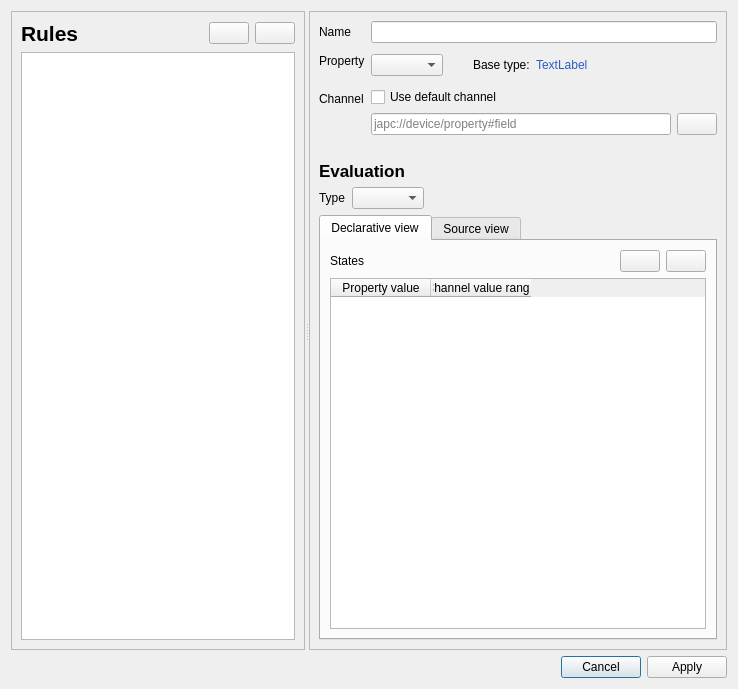
<?xml version="1.0" encoding="UTF-8"?>
<ui version="4.0">
 <class>Dialog</class>
 <widget class="QDialog" name="Dialog">
  <property name="windowModality">
   <enum>Qt::ApplicationModal</enum>
  </property>
  <property name="geometry">
   <rect>
    <x>0</x>
    <y>0</y>
    <width>738</width>
    <height>689</height>
   </rect>
  </property>
  <property name="windowTitle">
   <string>Rules Editor</string>
  </property>
  <property name="modal">
   <bool>true</bool>
  </property>
  <layout class="QVBoxLayout" name="verticalLayout">
   <item>
    <widget class="QSplitter" name="splitter">
     <property name="orientation">
      <enum>Qt::Horizontal</enum>
     </property>
     <property name="childrenCollapsible">
      <bool>false</bool>
     </property>
     <widget class="QFrame" name="frame">
      <property name="frameShape">
       <enum>QFrame::StyledPanel</enum>
      </property>
      <property name="frameShadow">
       <enum>QFrame::Raised</enum>
      </property>
      <layout class="QVBoxLayout" name="verticalLayout_2">
       <item>
        <layout class="QHBoxLayout" name="horizontalLayout_2">
         <item>
          <widget class="QLabel" name="rules_label">
           <property name="font">
            <font>
             <pointsize>16</pointsize>
             <weight>75</weight>
             <bold>true</bold>
            </font>
           </property>
           <property name="text">
            <string>Rules</string>
           </property>
          </widget>
         </item>
         <item>
          <spacer name="horizontalSpacer">
           <property name="orientation">
            <enum>Qt::Horizontal</enum>
           </property>
           <property name="sizeHint" stdset="0">
            <size>
             <width>40</width>
             <height>20</height>
            </size>
           </property>
          </spacer>
         </item>
         <item>
          <widget class="QPushButton" name="rules_add">
           <property name="focusPolicy">
            <enum>Qt::WheelFocus</enum>
           </property>
           <property name="text">
            <string/>
           </property>
           <property name="icon">
            <iconset theme="list-add">
             <normaloff>../../../../.designer/backup</normaloff>../../../../.designer/backup</iconset>
           </property>
           <property name="autoDefault">
            <bool>false</bool>
           </property>
          </widget>
         </item>
         <item>
          <widget class="QPushButton" name="rules_del">
           <property name="text">
            <string/>
           </property>
           <property name="icon">
            <iconset theme="list-remove">
             <normaloff>../../../../.designer/backup</normaloff>../../../../.designer/backup</iconset>
           </property>
           <property name="autoDefault">
            <bool>false</bool>
           </property>
          </widget>
         </item>
        </layout>
       </item>
       <item>
        <widget class="QListWidget" name="rules_list">
         <property name="sizePolicy">
          <sizepolicy hsizetype="Preferred" vsizetype="Expanding">
           <horstretch>0</horstretch>
           <verstretch>0</verstretch>
          </sizepolicy>
         </property>
         <property name="font">
          <font>
           <pointsize>12</pointsize>
          </font>
         </property>
         <property name="alternatingRowColors">
          <bool>true</bool>
         </property>
        </widget>
       </item>
      </layout>
     </widget>
     <widget class="QFrame" name="details_frame">
      <property name="minimumSize">
       <size>
        <width>380</width>
        <height>0</height>
       </size>
      </property>
      <property name="frameShape">
       <enum>QFrame::StyledPanel</enum>
      </property>
      <property name="frameShadow">
       <enum>QFrame::Raised</enum>
      </property>
      <layout class="QVBoxLayout" name="verticalLayout_4">
       <item>
        <layout class="QFormLayout" name="formLayout">
         <property name="fieldGrowthPolicy">
          <enum>QFormLayout::ExpandingFieldsGrow</enum>
         </property>
         <item row="0" column="0">
          <widget class="QLabel" name="label_2">
           <property name="text">
            <string>Name</string>
           </property>
          </widget>
         </item>
         <item row="1" column="0">
          <widget class="QLabel" name="label_3">
           <property name="text">
            <string>Property</string>
           </property>
          </widget>
         </item>
         <item row="2" column="0">
          <widget class="QLabel" name="label_4">
           <property name="text">
            <string>Channel</string>
           </property>
          </widget>
         </item>
         <item row="0" column="1">
          <widget class="QLineEdit" name="rule_name_edit"/>
         </item>
         <item row="2" column="1">
          <layout class="QVBoxLayout" name="verticalLayout_3">
           <item>
            <widget class="QCheckBox" name="default_channel_checkbox">
             <property name="text">
              <string>Use default channel</string>
             </property>
            </widget>
           </item>
           <item>
            <widget class="QFrame" name="custom_channel_frame">
             <property name="frameShape">
              <enum>QFrame::NoFrame</enum>
             </property>
             <property name="frameShadow">
              <enum>QFrame::Plain</enum>
             </property>
             <layout class="QHBoxLayout" name="horizontalLayout">
              <property name="leftMargin">
               <number>0</number>
              </property>
              <property name="topMargin">
               <number>0</number>
              </property>
              <property name="rightMargin">
               <number>0</number>
              </property>
              <property name="bottomMargin">
               <number>0</number>
              </property>
              <item>
               <widget class="QLineEdit" name="custom_channel_edit">
                <property name="placeholderText">
                 <string>japc://device/property#field</string>
                </property>
               </widget>
              </item>
              <item>
               <widget class="QPushButton" name="custom_channel_search">
                <property name="text">
                 <string/>
                </property>
                <property name="icon">
                 <iconset theme="preferences-system">
                  <normaloff>../../../../.designer/backup</normaloff>../../../../.designer/backup</iconset>
                </property>
                <property name="autoDefault">
                 <bool>false</bool>
                </property>
               </widget>
              </item>
             </layout>
            </widget>
           </item>
          </layout>
         </item>
         <item row="1" column="1">
          <layout class="QHBoxLayout" name="horizontalLayout_5">
           <item>
            <widget class="QComboBox" name="prop_combobox"/>
           </item>
           <item>
            <spacer name="horizontalSpacer_3">
             <property name="orientation">
              <enum>Qt::Horizontal</enum>
             </property>
             <property name="sizeType">
              <enum>QSizePolicy::Fixed</enum>
             </property>
             <property name="sizeHint" stdset="0">
              <size>
               <width>15</width>
               <height>20</height>
              </size>
             </property>
            </spacer>
           </item>
           <item>
            <widget class="QFrame" name="base_type_frame">
             <property name="frameShape">
              <enum>QFrame::NoFrame</enum>
             </property>
             <property name="frameShadow">
              <enum>QFrame::Plain</enum>
             </property>
             <layout class="QFormLayout" name="formLayout_2">
              <item row="0" column="0">
               <widget class="QLabel" name="label">
                <property name="text">
                 <string>Base type:</string>
                </property>
               </widget>
              </item>
              <item row="0" column="1">
               <widget class="QLabel" name="base_type">
                <property name="styleSheet">
                 <string notr="true">color: #2a5ebf</string>
                </property>
                <property name="text">
                 <string>TextLabel</string>
                </property>
               </widget>
              </item>
             </layout>
            </widget>
           </item>
          </layout>
         </item>
        </layout>
       </item>
       <item>
        <spacer name="verticalSpacer">
         <property name="orientation">
          <enum>Qt::Vertical</enum>
         </property>
         <property name="sizeType">
          <enum>QSizePolicy::Fixed</enum>
         </property>
         <property name="sizeHint" stdset="0">
          <size>
           <width>20</width>
           <height>20</height>
          </size>
         </property>
        </spacer>
       </item>
       <item>
        <widget class="QLabel" name="label_5">
         <property name="font">
          <font>
           <pointsize>13</pointsize>
           <weight>75</weight>
           <bold>true</bold>
          </font>
         </property>
         <property name="text">
          <string>Evaluation</string>
         </property>
        </widget>
       </item>
       <item>
        <layout class="QFormLayout" name="formLayout_4">
         <item row="0" column="0">
          <widget class="QLabel" name="label_8">
           <property name="text">
            <string>Type</string>
           </property>
          </widget>
         </item>
         <item row="0" column="1">
          <layout class="QHBoxLayout" name="horizontalLayout_6">
           <item>
            <widget class="QComboBox" name="eval_type"/>
           </item>
           <item>
            <spacer name="horizontalSpacer_4">
             <property name="orientation">
              <enum>Qt::Horizontal</enum>
             </property>
             <property name="sizeHint" stdset="0">
              <size>
               <width>40</width>
               <height>20</height>
              </size>
             </property>
            </spacer>
           </item>
          </layout>
         </item>
        </layout>
       </item>
       <item>
        <widget class="QStackedWidget" name="eval_stack">
         <property name="currentIndex">
          <number>0</number>
         </property>
         <widget class="QWidget" name="page_ranges">
          <layout class="QVBoxLayout" name="verticalLayout_6">
           <property name="leftMargin">
            <number>0</number>
           </property>
           <property name="topMargin">
            <number>0</number>
           </property>
           <property name="rightMargin">
            <number>0</number>
           </property>
           <property name="bottomMargin">
            <number>0</number>
           </property>
           <item>
            <widget class="QTabWidget" name="range_tabs">
             <property name="currentIndex">
              <number>0</number>
             </property>
             <widget class="QWidget" name="declarative_ranges_tab">
              <attribute name="title">
               <string>Declarative view</string>
              </attribute>
              <layout class="QVBoxLayout" name="verticalLayout_5">
               <item>
                <layout class="QHBoxLayout" name="horizontalLayout_3">
                 <item>
                  <widget class="QLabel" name="label_6">
                   <property name="text">
                    <string>States</string>
                   </property>
                  </widget>
                 </item>
                 <item>
                  <spacer name="horizontalSpacer_2">
                   <property name="orientation">
                    <enum>Qt::Horizontal</enum>
                   </property>
                   <property name="sizeHint" stdset="0">
                    <size>
                     <width>40</width>
                     <height>20</height>
                    </size>
                   </property>
                  </spacer>
                 </item>
                 <item>
                  <widget class="QPushButton" name="state_add">
                   <property name="text">
                    <string/>
                   </property>
                   <property name="icon">
                    <iconset theme="list-add">
                     <normaloff>../../../../.designer/backup</normaloff>../../../../.designer/backup</iconset>
                   </property>
                   <property name="autoDefault">
                    <bool>false</bool>
                   </property>
                  </widget>
                 </item>
                 <item>
                  <widget class="QPushButton" name="state_del">
                   <property name="text">
                    <string/>
                   </property>
                   <property name="icon">
                    <iconset theme="list-remove">
                     <normaloff>../../../../.designer/backup</normaloff>../../../../.designer/backup</iconset>
                   </property>
                   <property name="autoDefault">
                    <bool>false</bool>
                   </property>
                  </widget>
                 </item>
                </layout>
               </item>
               <item>
                <widget class="QTableWidget" name="state_table">
                 <property name="minimumSize">
                  <size>
                   <width>350</width>
                   <height>0</height>
                  </size>
                 </property>
                 <property name="styleSheet">
                  <string notr="true">padding: 0px</string>
                 </property>
                 <property name="selectionBehavior">
                  <enum>QAbstractItemView::SelectRows</enum>
                 </property>
                 <property name="cornerButtonEnabled">
                  <bool>false</bool>
                 </property>
                 <property name="columnCount">
                  <number>2</number>
                 </property>
                 <column>
                  <property name="text">
                   <string>Property value</string>
                  </property>
                 </column>
                 <column>
                  <property name="text">
                   <string>Channel value range</string>
                  </property>
                 </column>
                </widget>
               </item>
              </layout>
             </widget>
             <widget class="QWidget" name="source_ranges_tab">
              <attribute name="title">
               <string>Source view</string>
              </attribute>
              <layout class="QHBoxLayout" name="horizontalLayout_4">
               <item>
                <widget class="QsciScintilla" name="source_ranges">
                 <property name="toolTip">
                  <string/>
                 </property>
                 <property name="whatsThis">
                  <string/>
                 </property>
                </widget>
               </item>
              </layout>
             </widget>
            </widget>
           </item>
          </layout>
         </widget>
         <widget class="QWidget" name="page_python">
          <layout class="QVBoxLayout" name="verticalLayout_7">
           <item>
            <widget class="QLabel" name="label_7">
             <property name="text">
              <string>Work in progress...</string>
             </property>
             <property name="alignment">
              <set>Qt::AlignCenter</set>
             </property>
            </widget>
           </item>
          </layout>
         </widget>
        </widget>
       </item>
      </layout>
     </widget>
    </widget>
   </item>
   <item>
    <widget class="QDialogButtonBox" name="btn_box">
     <property name="orientation">
      <enum>Qt::Horizontal</enum>
     </property>
     <property name="standardButtons">
      <set>QDialogButtonBox::Apply|QDialogButtonBox::Cancel</set>
     </property>
    </widget>
   </item>
  </layout>
 </widget>
 <customwidgets>
  <customwidget>
   <class>QsciScintilla</class>
   <extends>QFrame</extends>
   <header>Qsci/qsciscintilla.h</header>
  </customwidget>
 </customwidgets>
 <tabstops>
  <tabstop>rules_list</tabstop>
  <tabstop>rules_add</tabstop>
  <tabstop>rules_del</tabstop>
  <tabstop>rule_name_edit</tabstop>
  <tabstop>prop_combobox</tabstop>
  <tabstop>default_channel_checkbox</tabstop>
  <tabstop>custom_channel_edit</tabstop>
  <tabstop>custom_channel_search</tabstop>
  <tabstop>eval_type</tabstop>
  <tabstop>state_add</tabstop>
  <tabstop>state_del</tabstop>
 </tabstops>
 <resources/>
 <connections>
  <connection>
   <sender>btn_box</sender>
   <signal>accepted()</signal>
   <receiver>Dialog</receiver>
   <slot>accept()</slot>
   <hints>
    <hint type="sourcelabel">
     <x>257</x>
     <y>679</y>
    </hint>
    <hint type="destinationlabel">
     <x>157</x>
     <y>274</y>
    </hint>
   </hints>
  </connection>
  <connection>
   <sender>btn_box</sender>
   <signal>rejected()</signal>
   <receiver>Dialog</receiver>
   <slot>reject()</slot>
   <hints>
    <hint type="sourcelabel">
     <x>325</x>
     <y>679</y>
    </hint>
    <hint type="destinationlabel">
     <x>286</x>
     <y>274</y>
    </hint>
   </hints>
  </connection>
 </connections>
</ui>
